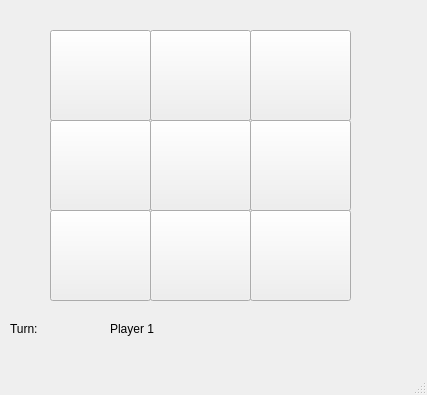
<?xml version="1.0" encoding="UTF-8"?>
<ui version="4.0">
 <class>TicTacToe</class>
 <widget class="QMainWindow" name="TicTacToe">
  <property name="geometry">
   <rect>
    <x>0</x>
    <y>0</y>
    <width>427</width>
    <height>395</height>
   </rect>
  </property>
  <property name="windowTitle">
   <string>TicTacToe</string>
  </property>
  <widget class="QWidget" name="centralWidget">
   <widget class="QPushButton" name="pushButton">
    <property name="geometry">
     <rect>
      <x>50</x>
      <y>30</y>
      <width>101</width>
      <height>91</height>
     </rect>
    </property>
    <property name="sizePolicy">
     <sizepolicy hsizetype="Minimum" vsizetype="Expanding">
      <horstretch>0</horstretch>
      <verstretch>0</verstretch>
     </sizepolicy>
    </property>
    <property name="font">
     <font>
      <pointsize>50</pointsize>
     </font>
    </property>
    <property name="text">
     <string/>
    </property>
   </widget>
   <widget class="QPushButton" name="pushButton_2">
    <property name="geometry">
     <rect>
      <x>50</x>
      <y>120</y>
      <width>101</width>
      <height>91</height>
     </rect>
    </property>
    <property name="font">
     <font>
      <pointsize>50</pointsize>
     </font>
    </property>
    <property name="text">
     <string/>
    </property>
   </widget>
   <widget class="QPushButton" name="pushButton_3">
    <property name="geometry">
     <rect>
      <x>50</x>
      <y>210</y>
      <width>101</width>
      <height>91</height>
     </rect>
    </property>
    <property name="font">
     <font>
      <pointsize>50</pointsize>
     </font>
    </property>
    <property name="text">
     <string/>
    </property>
   </widget>
   <widget class="QPushButton" name="pushButton_4">
    <property name="geometry">
     <rect>
      <x>150</x>
      <y>30</y>
      <width>101</width>
      <height>91</height>
     </rect>
    </property>
    <property name="font">
     <font>
      <pointsize>50</pointsize>
     </font>
    </property>
    <property name="text">
     <string/>
    </property>
   </widget>
   <widget class="QPushButton" name="pushButton_5">
    <property name="geometry">
     <rect>
      <x>150</x>
      <y>120</y>
      <width>101</width>
      <height>91</height>
     </rect>
    </property>
    <property name="font">
     <font>
      <pointsize>50</pointsize>
     </font>
    </property>
    <property name="text">
     <string/>
    </property>
   </widget>
   <widget class="QPushButton" name="pushButton_6">
    <property name="geometry">
     <rect>
      <x>150</x>
      <y>210</y>
      <width>101</width>
      <height>91</height>
     </rect>
    </property>
    <property name="font">
     <font>
      <pointsize>50</pointsize>
     </font>
    </property>
    <property name="text">
     <string/>
    </property>
   </widget>
   <widget class="QPushButton" name="pushButton_7">
    <property name="geometry">
     <rect>
      <x>250</x>
      <y>30</y>
      <width>101</width>
      <height>91</height>
     </rect>
    </property>
    <property name="font">
     <font>
      <pointsize>50</pointsize>
     </font>
    </property>
    <property name="text">
     <string/>
    </property>
   </widget>
   <widget class="QPushButton" name="pushButton_8">
    <property name="geometry">
     <rect>
      <x>250</x>
      <y>120</y>
      <width>101</width>
      <height>91</height>
     </rect>
    </property>
    <property name="font">
     <font>
      <pointsize>50</pointsize>
     </font>
    </property>
    <property name="text">
     <string/>
    </property>
   </widget>
   <widget class="QPushButton" name="pushButton_9">
    <property name="geometry">
     <rect>
      <x>250</x>
      <y>210</y>
      <width>101</width>
      <height>91</height>
     </rect>
    </property>
    <property name="font">
     <font>
      <pointsize>50</pointsize>
     </font>
    </property>
    <property name="text">
     <string/>
    </property>
   </widget>
   <widget class="QLabel" name="label">
    <property name="geometry">
     <rect>
      <x>10</x>
      <y>320</y>
      <width>67</width>
      <height>17</height>
     </rect>
    </property>
    <property name="text">
     <string>Turn:</string>
    </property>
   </widget>
   <widget class="QLabel" name="label_2">
    <property name="geometry">
     <rect>
      <x>110</x>
      <y>320</y>
      <width>67</width>
      <height>17</height>
     </rect>
    </property>
    <property name="text">
     <string>Player 1</string>
    </property>
   </widget>
  </widget>
  <widget class="QMenuBar" name="menubar">
   <property name="geometry">
    <rect>
     <x>0</x>
     <y>0</y>
     <width>427</width>
     <height>22</height>
    </rect>
   </property>
  </widget>
  <widget class="QStatusBar" name="statusbar"/>
 </widget>
 <resources/>
 <connections/>
</ui>
